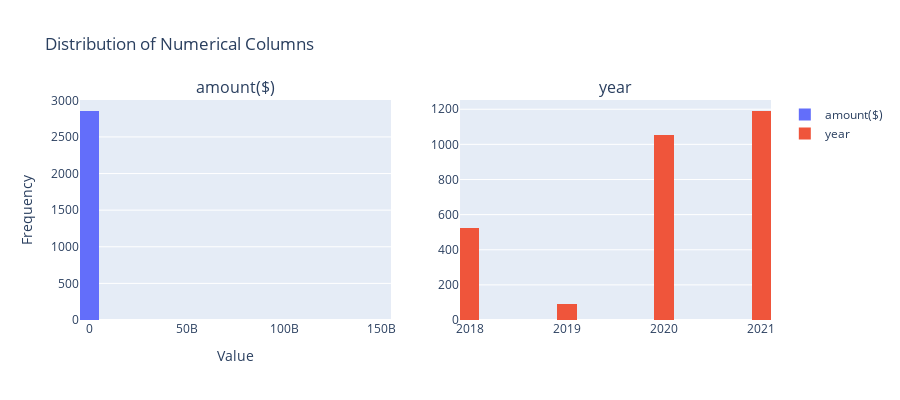

Notebook source saved alongside this figure:
### Markdown cell above
### Univariate Analysis

Numerical

### Code cell
# Summary statistics for numerical columns
numerical_summary = final_dataset.describe()
# Create a figure with subplots for each numerical column
fig = make_subplots(rows=1, cols=len(numerical_summary.columns) - 1, subplot_titles=numerical_summary.columns[1:])
# Iterate over numerical columns and add histograms to subplots
for i, column in enumerate(numerical_summary.columns[1:], start=1):  # Start from the second column
    fig.add_trace(go.Histogram(x=final_dataset[column], nbinsx=20, name=column), row=1, col=i)

# Update the layout
fig.update_layout(title='Distribution of Numerical Columns',
                  xaxis_title='Value',
                  yaxis_title='Frequency',
                  height=400,  # Set the height of the figure
                  width=900)  # Set the width of the figure

# Show the plot 
fig.show()

### Figure 1 — Plotly figure (JSON) as saved in the notebook; plotly's stock layout.template omitted (floating-point values rounded to 4 significant figures; data arrays with more than 128 entries replaced by an {"elided": "..."} marker saying what was removed)
{"data": [{"name": "amount($)", "nbinsx": 20, "type": "histogram", "x": {"elided": "2856 float values"}, "xaxis": "x", "yaxis": "y"}, {"name": "year", "nbinsx": 20, "type": "histogram", "x": {"elided": "2856 int values"}, "xaxis": "x2", "yaxis": "y2"}], "layout": {"annotations": [{"font": {"size": 16}, "showarrow": false, "text": "amount($)", "x": 0.225, "xanchor": "center", "xref": "paper", "y": 1, "yanchor": "bottom", "yref": "paper"}, {"font": {"size": 16}, "showarrow": false, "text": "year", "x": 0.775, "xanchor": "center", "xref": "paper", "y": 1, "yanchor": "bottom", "yref": "paper"}], "height": 400, "title": {"text": "Distribution of Numerical Columns"}, "width": 900, "xaxis": {"anchor": "y", "domain": [0, 0.45], "title": {"text": "Value"}}, "xaxis2": {"anchor": "y2", "domain": [0.55, 1]}, "yaxis": {"anchor": "x", "domain": [0, 1], "title": {"text": "Frequency"}}, "yaxis2": {"anchor": "x2", "domain": [0, 1]}}}
